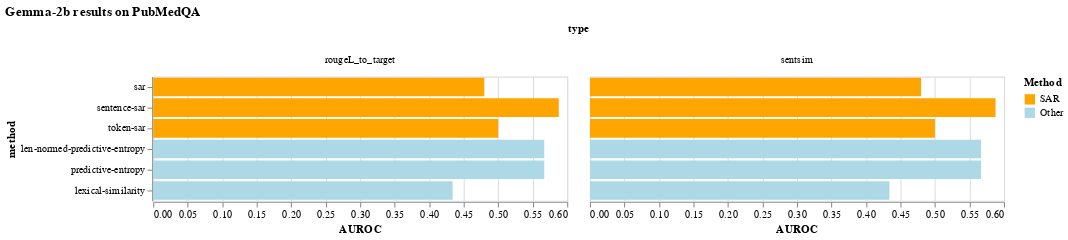

Source (notebook cell):
### Markdown cell above
#### Gemma

### Code cell
txt_to_csv("gemma")
gemma_df = pd.read_csv("uncertainty_estimation_results_gemma.csv")
gemma_df["Method"] = ["SAR" if "sar" in method else "Other" for method in gemma_df["method"]]

alt.Chart(gemma_df, title="Gemma-2b results on PubMedQA").mark_bar().encode(
    alt.Column("type"),
    alt.Y("method", sort=None),
    alt.X("AUROC"),
    color=alt.Color("Method", scale=alt.Scale(domain=("SAR", "Other"), range=["orange", "lightblue"]))
)

### Figure 1 — Vega-Lite specification as saved in the notebook (floating-point values rounded to 4 significant figures)
{"config": {"view": {"continuousWidth": 400, "continuousHeight": 300}}, "data": {"name": "data-950f7ee42bdfb2d42471d9b00dcefeb8"}, "mark": "bar", "encoding": {"color": {"field": "Method", "scale": {"domain": ["SAR", "Other"], "range": ["orange", "lightblue"]}, "type": "nominal"}, "column": {"field": "type", "type": "nominal"}, "x": {"field": "AUROC", "type": "quantitative"}, "y": {"field": "method", "sort": null, "type": "nominal"}}, "title": "Gemma-2b results on PubMedQA", "$schema": "https://vega.github.io/schema/vega-lite/v4.17.0.json", "datasets": {"data-950f7ee42bdfb2d42471d9b00dcefeb8": [{"accuracy": 0.54, "method": "sar", "type": "rougeL_to_target", "threshold": 0.5, "AUROC": 0.4799, "Method": "SAR"}, {"accuracy": 0.54, "method": "sar", "type": "sentsim", "threshold": 0.5, "AUROC": 0.4799, "Method": "SAR"}, {"accuracy": 0.54, "method": "sentence-sar", "type": "rougeL_to_target", "threshold": 0.5, "AUROC": 0.5878, "Method": "SAR"}, {"accuracy": 0.54, "method": "sentence-sar", "type": "sentsim", "threshold": 0.5, "AUROC": 0.5878, "Method": "SAR"}, {"accuracy": 0.54, "method": "token-sar", "type": "rougeL_to_target", "threshold": 0.5, "AUROC": 0.5, "Method": "SAR"}, {"accuracy": 0.54, "method": "token-sar", "type": "sentsim", "threshold": 0.5, "AUROC": 0.5, "Method": "SAR"}, {"accuracy": 0.54, "method": "len-normed-predictive-entropy", "type": "rougeL_to_target", "threshold": 0.5, "AUROC": 0.5668, "Method": "Other"}, {"accuracy": 0.54, "method": "len-normed-predictive-entropy", "type": "sentsim", "threshold": 0.5, "AUROC": 0.5668, "Method": "Other"}, {"accuracy": 0.54, "method": "predictive-entropy", "type": "rougeL_to_target", "threshold": 0.5, "AUROC": 0.5668, "Method": "Other"}, {"accuracy": 0.54, "method": "predictive-entropy", "type": "sentsim", "threshold": 0.5, "AUROC": 0.5668, "Method": "Other"}, {"accuracy": 0.54, "method": "lexical-similarity", "type": "rougeL_to_target", "threshold": 0.5, "AUROC": 0.434, "Method": "Other"}, {"accuracy": 0.54, "method": "lexical-similarity", "type": "sentsim", "threshold": 0.5, "AUROC": 0.434, "Method": "Other"}]}}
